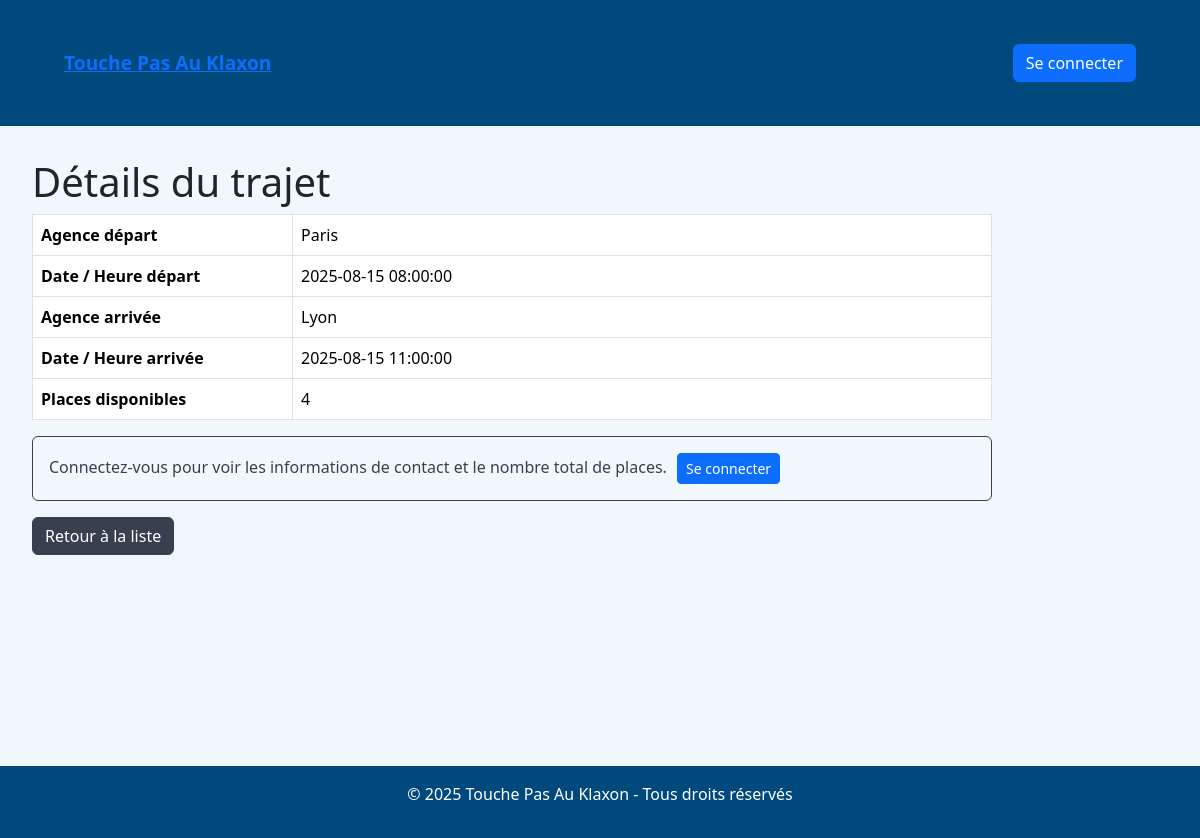
The app's page /trajets/show/1 with its own data.
### tables this page shows
CREATE TABLE trajets (
    id INT AUTO_INCREMENT PRIMARY KEY,
    agence_depart_id INT NOT NULL,
    agence_arrivee_id INT NOT NULL,
    date_heure_depart DATETIME NOT NULL,
    date_heure_arrivee DATETIME NOT NULL,
    places_total INT NOT NULL CHECK (places_total > 0),
    places_disponibles INT NOT NULL CHECK (places_disponibles >= 0),
    auteur_id INT NOT NULL,
    FOREIGN KEY (agence_depart_id) REFERENCES agences(id),
    FOREIGN KEY (agence_arrivee_id) REFERENCES agences(id),
    FOREIGN KEY (auteur_id) REFERENCES utilisateurs(id),
    CHECK (agence_depart_id != agence_arrivee_id),
    CHECK (date_heure_arrivee > date_heure_depart),
    CHECK (places_disponibles <= places_total)
);

CREATE TABLE agences (
    id INT AUTO_INCREMENT PRIMARY KEY,
    nom VARCHAR(100) NOT NULL UNIQUE
);

### app/controllers/TrajetController.php (called while the page is built, shortened)
<?php
class TrajetController extends Controller
{
    public function show($id): void
    {
        $id = (int)$id;
        $trajet = (new Trajet())->findById($id);
        $this->render('trajet/show', [
            'title'  => 'Détails du trajet',
            'trajet' => $trajet,
        ]);
    }
}

### public/index.php (called while the page is built, shortened)
<?php
require_once ROOT . '/app/core/Autoloader.php';
$router = new Router(BASE_PATH);
$router->dispatch($_SERVER);

### app/core/Autoloader.php (called while the page is built, shortened)
<?php
class Autoloader {
    public static function autoload($class) {
        $class = str_replace('App\\', '', $class);
        $class = str_replace('\\', DIRECTORY_SEPARATOR, $class);
        $file = ROOT . '/app/' . $class . '.php';
    }
}

### app/core/Database.php (called while the page is built, shortened)
<?php
class Database
{
    private static ?PDO $pdo = null;
    public static function getConnection(): PDO
    {
        if (self::$pdo === null) {
            $host    = '127.0.0.1';
            $port    = 3306;
            $db      = 'covoiturage';
            $user    = 'root';
            $pass    = '';
            $charset = 'utf8mb4';
            $dsn = "mysql:host={$host};port={$port};dbname={$db};charset={$charset}";
            $options = [
                PDO::ATTR_ERRMODE            => PDO::ERRMODE_EXCEPTION,
                PDO::ATTR_DEFAULT_FETCH_MODE => PDO::FETCH_ASSOC,
                PDO::ATTR_EMULATE_PREPARES   => false,
                PDO::MYSQL_ATTR_INIT_COMMAND => "SET NAMES utf8mb4 COLLATE utf8mb4_general_ci"
            ];
            try {
                self::$pdo = new PDO($dsn, $user, $pass, $options);
                self::$pdo->exec("SET collation_connection = 'utf8mb4_general_ci'");
            } catch (PDOException $e) {
                die('Erreur de connexion à la base de données : ' . $e->getMessage());
            }
        }
        return self::$pdo;
    }
}

### app/core/Model.php (called while the page is built, shortened)
<?php
abstract class Model
{
    protected $pdo;
    public function __construct()
    {
        $this->pdo = Database::getConnection();
    }
    public function queryOne(string $sql, array $params = [])
    {
        $stmt = $this->pdo->prepare($sql);
        $stmt->execute($params);
        return $stmt->fetch(PDO::FETCH_ASSOC);
    }
}

### app/models/Trajet.php (called while the page is built, shortened)
<?php
class Trajet extends Model
{
    protected $table = 'trajets';
    public function findById(int $id): ?array
    {
        return $this->queryOne("
            SELECT t.*,
                   a1.nom AS agence_depart_nom,
                   a2.nom AS agence_arrivee_nom,
                   u.id  AS auteur_id,
                   u.nom AS auteur_nom, u.prenom AS auteur_prenom, u.email AS auteur_email, u.telephone AS auteur_telephone
            FROM {$this->table} t
            JOIN agences a1 ON t.agence_depart_id = a1.id
            JOIN agences a2 ON t.agence_arrivee_id = a2.id
            JOIN utilisateurs u ON t.auteur_id = u.id
            WHERE t.id = ?
        ", [$id]) ?: null;
    }
}

### app/core/Auth.php (called while the page is built, shortened)
<?php
final class Auth
{
    public static function getUser(): ?array
    {
        $u = $_SESSION[self::SESSION_KEY] ?? null;
        return (is_array($u) && !empty($u['id'])) ? $u : null;
    }
    public static function isLoggedIn(): bool
    {
        return self::getUser() !== null;
    }
}

### app/views/trajet/show.php (the view, shortened to what this page needs)
<?php
$base      = defined('BASE_PATH') ? rtrim(BASE_PATH, '/') : '';
$loggedIn  = \App\Core\Auth::isLoggedIn();
?>
<h1>Détails du trajet</h1>
<?php if (!empty($trajet)): ?>
  <?php
    $dep      = htmlspecialchars($trajet['agence_depart_nom'] ?? '', ENT_QUOTES, 'UTF-8');
    $arr      = htmlspecialchars($trajet['agence_arrivee_nom'] ?? '', ENT_QUOTES, 'UTF-8');
    $dhDep    = htmlspecialchars($trajet['date_heure_depart'] ?? '', ENT_QUOTES, 'UTF-8');
    $dhArr    = htmlspecialchars($trajet['date_heure_arrivee'] ?? '', ENT_QUOTES, 'UTF-8');
    $tot      = (int)($trajet['places_total'] ?? 0);
    $dispo    = (int)($trajet['places_disponibles'] ?? 0);
    $aNom     = htmlspecialchars($trajet['auteur_nom'] ?? '', ENT_QUOTES, 'UTF-8');
    $aPre     = htmlspecialchars($trajet['auteur_prenom'] ?? '', ENT_QUOTES, 'UTF-8');
    $aEmail   = htmlspecialchars($trajet['auteur_email'] ?? '', ENT_QUOTES, 'UTF-8');
    $aTel     = htmlspecialchars($trajet['auteur_telephone'] ?? '', ENT_QUOTES, 'UTF-8');
  ?>
  <div style="max-width:960px;">
    <table class="table table-bordered" style="background:#fff;">
      <tbody>
        <tr><th style="width:260px;">Agence départ</th><td><?= $dep ?></td></tr>
        <tr><th>Date / Heure départ</th><td><?= $dhDep ?></td></tr>
        <tr><th>Agence arrivée</th><td><?= $arr ?></td></tr>
        <tr><th>Date / Heure arrivée</th><td><?= $dhArr ?></td></tr>
        <tr><th>Places disponibles</th><td><?= $dispo ?></td></tr>
      </tbody>
    </table>
    <?php if ($loggedIn): ?>
      <div class="card p-3 mb-3">
        <h5 class="mb-2">Informations complémentaires</h5>
        <div class="mb-1"><strong>Personne à contacter :</strong> <?= $aPre . ' ' . $aNom ?></div>
        <div class="mb-1"><strong>Téléphone :</strong> <?= $aTel !== '' ? $aTel : '—' ?></div>
        <div class="mb-1"><strong>Email :</strong> <?= $aEmail !== '' ? $aEmail : '—' ?></div>
        <div class="mb-1"><strong>Nombre total de places :</strong> <?= $tot ?></div>
      </div>
    <?php else: ?>
      <div class="alert alert-info">
        Connectez-vous pour voir les informations de contact et le nombre total de places.
        <a href="<?= $base ?>/auth/login" class="btn btn-sm btn-primary" style="margin-left:6px;">Se connecter</a>
      </div>
    <?php endif; ?>
    <div class="mt-2">
      <a href="<?= $base ?>/trajets" class="btn btn-brand">Retour à la liste</a>
    </div>
  </div>
<?php else: ?>
  <div class="alert alert-warning">Trajet non trouvé.</div>
<?php endif; ?>

### app/core/Router.php (shortened to what this page needs)
<?php
class Router
{
    protected array $routes = ['GET' => [], 'POST' => []];
    protected function add(string $method, string $path, $action): void
    {
        $path  = '/' . ltrim($path, '/');
        $regex = preg_replace('#\{([a-zA-Z_][a-zA-Z0-9_]*)\}#', '(?P<$1>[^/]+)', $path);
        $regex = '#^' . $regex . '/?$#';
        $this->routes[$method][] = ['path' => $path, 'action' => $action, 'regex' => $regex];
    }
    public function dispatch(array $server): void
    {
        $method = $server['REQUEST_METHOD'] ?? 'GET';
        $uri    = $server['REQUEST_URI']   ?? '/';
        foreach ($this->routes[$method] ?? [] as $route) {
            if (preg_match($route['regex'], $uri, $m)) {
                $params = array_filter($m, 'is_string', ARRAY_FILTER_USE_KEY);
                $this->invoke($route['action'], $params);
                return;
            }
        }
    }
    protected function invoke($action, array $params): void
    {
        if (is_string($action)) {
            [$controller, $method] = explode('@', $action);
            $instance = new $controllerClass();
            call_user_func_array([$instance, $method], $params);
            return;
        }
        throw new \InvalidArgumentException('Action de route invalide');
    }
}

### records on screen
trajets: agence_depart.nom "Paris", date_heure_depart "2025-08-15 08:00:00", agence_arrivee.nom "Lyon", date_heure_arrivee "2025-08-15 11:00:00", places_disponibles "4"
